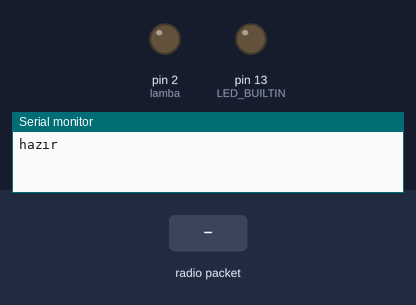
The sketch below on a simulated Arduino Uno, built with avr-gcc and run on an emulated ATmega328P. Parts: output pins drawn as LEDs (lit = HIGH), the last lines printed to the serial monitor. Inputs (shaded band) come from the test bench. No radio packets arrive unless stated.

Above: at 1.2 s.
1.3 s: radio packet "TWOFL1ON" arrives
At 2.5 s:
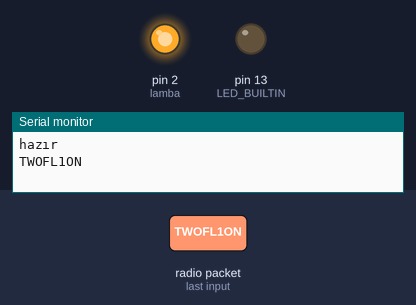
2.8 s: radio packet "TWOFL1OF" arrives
At 3.7 s:
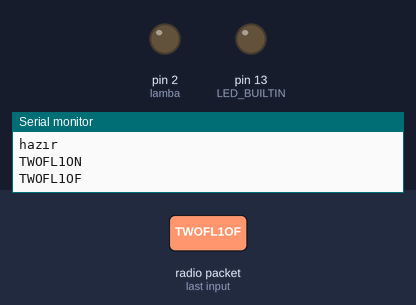
Timing chart, 0 to 5.8 s (numbered marks = the images above; inputs shaded):
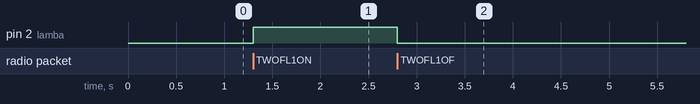

The sketch:

LAMBA1.ino
```cpp
  //WORK OFİS için 1 nol aydınlatma


#include <RH_ASK.h>
//#include <SPI.h> // Not actualy used but needed to compile

RH_ASK driver;

int lamba = 2 ;

String rdgelen="";

void setup()


{ pinMode(lamba, OUTPUT);
  pinMode(LED_BUILTIN, OUTPUT);
  if (!driver.init()) ;  // Bı komut mutlaka olmalı... **************
  digitalWrite(LED_BUILTIN, LOW);
   digitalWrite(lamba, LOW);
        Serial.begin(115200);
  if (!driver.init()) Serial.println("FWRFOFAA");
  Serial.println("hazır");
}

void loop()
{

    rfal();
}


void rfal()
{
    uint8_t buf[8];
    uint8_t buflen = sizeof(buf);
    if (driver.recv(buf, &buflen)) // Non-blocking
    {
       String rdgelen = (char*)buf;
       rdgelen= rdgelen.substring(0,8);
       Serial.println(rdgelen);
       if(rdgelen == "TWOFL1ON")  digitalWrite(lamba, HIGH);
       if(rdgelen == "TWOFL1OF") digitalWrite(lamba, LOW);


    }

}
```

Measured:
- after the input at 1.3 s, pin 2 (lamba): LOW → HIGH at once
- after the input at 2.8 s, pin 2 (lamba): HIGH → LOW at once
